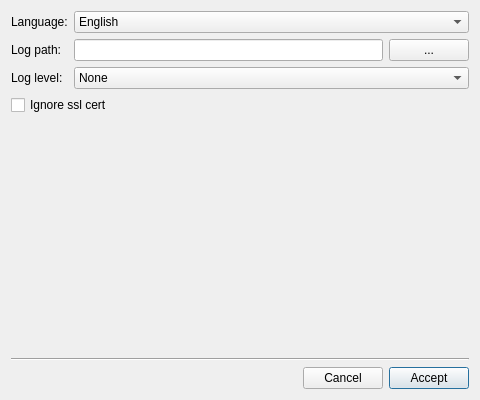
<?xml version="1.0" encoding="UTF-8"?>
<ui version="4.0">
 <class>DiaPreferences</class>
 <widget class="QDialog" name="DiaPreferences">
  <property name="windowModality">
   <enum>Qt::WindowModal</enum>
  </property>
  <property name="geometry">
   <rect>
    <x>0</x>
    <y>0</y>
    <width>480</width>
    <height>400</height>
   </rect>
  </property>
  <property name="windowTitle">
   <string>GLPI - Preferences</string>
  </property>
  <property name="modal">
   <bool>true</bool>
  </property>
  <layout class="QGridLayout" name="gridLayout_2">
   <item row="4" column="0">
    <layout class="QHBoxLayout" name="horizontalLayout">
     <item>
      <spacer name="horizontalSpacer">
       <property name="orientation">
        <enum>Qt::Horizontal</enum>
       </property>
       <property name="sizeHint" stdset="0">
        <size>
         <width>40</width>
         <height>20</height>
        </size>
       </property>
      </spacer>
     </item>
     <item>
      <widget class="QPushButton" name="btn_cancel">
       <property name="text">
        <string>Cancel</string>
       </property>
       <property name="autoDefault">
        <bool>false</bool>
       </property>
      </widget>
     </item>
     <item>
      <widget class="QPushButton" name="btn_accept">
       <property name="text">
        <string>Accept</string>
       </property>
       <property name="autoDefault">
        <bool>false</bool>
       </property>
       <property name="default">
        <bool>true</bool>
       </property>
      </widget>
     </item>
    </layout>
   </item>
   <item row="0" column="0">
    <layout class="QGridLayout" name="gridLayout">
     <item row="2" column="2">
      <widget class="QComboBox" name="cbox_loglevel">
       <item>
        <property name="text">
         <string>None</string>
        </property>
       </item>
       <item>
        <property name="text">
         <string>Alert</string>
        </property>
       </item>
       <item>
        <property name="text">
         <string>Info</string>
        </property>
       </item>
       <item>
        <property name="text">
         <string>Debug</string>
        </property>
       </item>
      </widget>
     </item>
     <item row="0" column="0">
      <widget class="QLabel" name="label">
       <property name="text">
        <string>Language:</string>
       </property>
      </widget>
     </item>
     <item row="1" column="2">
      <layout class="QHBoxLayout" name="horizontalLayout_2">
       <item>
        <widget class="QLineEdit" name="le_logpath"/>
       </item>
       <item>
        <widget class="QPushButton" name="btn_dots">
         <property name="text">
          <string>...</string>
         </property>
        </widget>
       </item>
      </layout>
     </item>
     <item row="2" column="0">
      <widget class="QLabel" name="label_3">
       <property name="text">
        <string>Log level:</string>
       </property>
      </widget>
     </item>
     <item row="0" column="2">
      <widget class="QComboBox" name="cbox_lang">
       <item>
        <property name="text">
         <string>English</string>
        </property>
       </item>
       <item>
        <property name="text">
         <string>Russian</string>
        </property>
       </item>
      </widget>
     </item>
     <item row="1" column="0">
      <widget class="QLabel" name="label_2">
       <property name="text">
        <string>Log path:</string>
       </property>
      </widget>
     </item>
    </layout>
   </item>
   <item row="2" column="0">
    <spacer name="verticalSpacer">
     <property name="orientation">
      <enum>Qt::Vertical</enum>
     </property>
     <property name="sizeHint" stdset="0">
      <size>
       <width>20</width>
       <height>528</height>
      </size>
     </property>
    </spacer>
   </item>
   <item row="3" column="0">
    <widget class="Line" name="line">
     <property name="orientation">
      <enum>Qt::Horizontal</enum>
     </property>
    </widget>
   </item>
   <item row="1" column="0">
    <layout class="QGridLayout" name="gridLayout_3">
     <item row="0" column="0">
      <widget class="QCheckBox" name="checkBox_ignoreSsl">
       <property name="text">
        <string>Ignore ssl cert</string>
       </property>
      </widget>
     </item>
    </layout>
   </item>
  </layout>
 </widget>
 <resources/>
 <connections/>
</ui>
